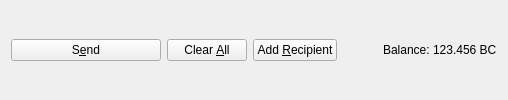
    <widget class="QWidget" name="sendWidget" native="true">
     <layout class="QHBoxLayout" name="horizontalLayout">
      <item>
       <widget class="QPushButton" name="sendButton">
        <property name="minimumSize">
         <size>
          <width>150</width>
          <height>0</height>
         </size>
        </property>
        <property name="toolTip">
         <string>Confirm the send action</string>
        </property>
        <property name="text">
         <string>S&amp;end</string>
        </property>
        <property name="icon">
         <iconset resource="../bitcoin.qrc">
          <normaloff>:/icons/send</normaloff>:/icons/send</iconset>
        </property>
        <property name="autoDefault">
         <bool>false</bool>
        </property>
        <property name="default">
         <bool>false</bool>
        </property>
       </widget>
      </item>
      <item>
       <widget class="QPushButton" name="clearButton">
        <property name="sizePolicy">
         <sizepolicy hsizetype="Minimum" vsizetype="Fixed">
          <horstretch>0</horstretch>
          <verstretch>0</verstretch>
         </sizepolicy>
        </property>
        <property name="toolTip">
         <string>Clear all fields of the form.</string>
        </property>
        <property name="text">
         <string>Clear &amp;All</string>
        </property>
        <property name="icon">
         <iconset resource="../bitcoin.qrc">
          <normaloff>:/icons/remove</normaloff>:/icons/remove</iconset>
        </property>
        <property name="autoDefault">
         <bool>false</bool>
        </property>
       </widget>
      </item>
      <item>
       <widget class="QPushButton" name="addButton">
        <property name="toolTip">
         <string>Send to multiple recipients at once</string>
        </property>
        <property name="text">
         <string>Add &amp;Recipient</string>
        </property>
        <property name="icon">
         <iconset resource="../bitcoin.qrc">
          <normaloff>:/icons/add</normaloff>:/icons/add</iconset>
        </property>
        <property name="autoDefault">
         <bool>false</bool>
        </property>
       </widget>
      </item>
      <item>
       <spacer name="horizontalSpacer">
        <property name="orientation">
         <enum>Qt::Horizontal</enum>
        </property>
        <property name="sizeHint" stdset="0">
         <size>
          <width>40</width>
          <height>20</height>
         </size>
        </property>
       </spacer>
      </item>
      <item>
       <layout class="QHBoxLayout" name="horizontalLayout_2">
        <property name="spacing">
         <number>3</number>
        </property>
        <item>
         <widget class="QLabel" name="lblBalanceText">
          <property name="sizePolicy">
           <sizepolicy hsizetype="Preferred" vsizetype="Fixed">
            <horstretch>0</horstretch>
            <verstretch>0</verstretch>
           </sizepolicy>
          </property>
          <property name="text">
           <string>Balance:</string>
          </property>
         </widget>
        </item>
        <item>
         <widget class="QLabel" name="lblBalance">
          <property name="sizePolicy">
           <sizepolicy hsizetype="Preferred" vsizetype="Fixed">
            <horstretch>0</horstretch>
            <verstretch>0</verstretch>
           </sizepolicy>
          </property>
          <property name="cursor">
           <cursorShape>IBeamCursor</cursorShape>
          </property>
          <property name="text">
           <string notr="true">123.456 BC</string>
          </property>
          <property name="textInteractionFlags">
           <set>Qt::LinksAccessibleByMouse|Qt::TextSelectableByKeyboard|Qt::TextSelectableByMouse</set>
          </property>
         </widget>
        </item>
       </layout>
      </item>
     </layout>
    </widget>
